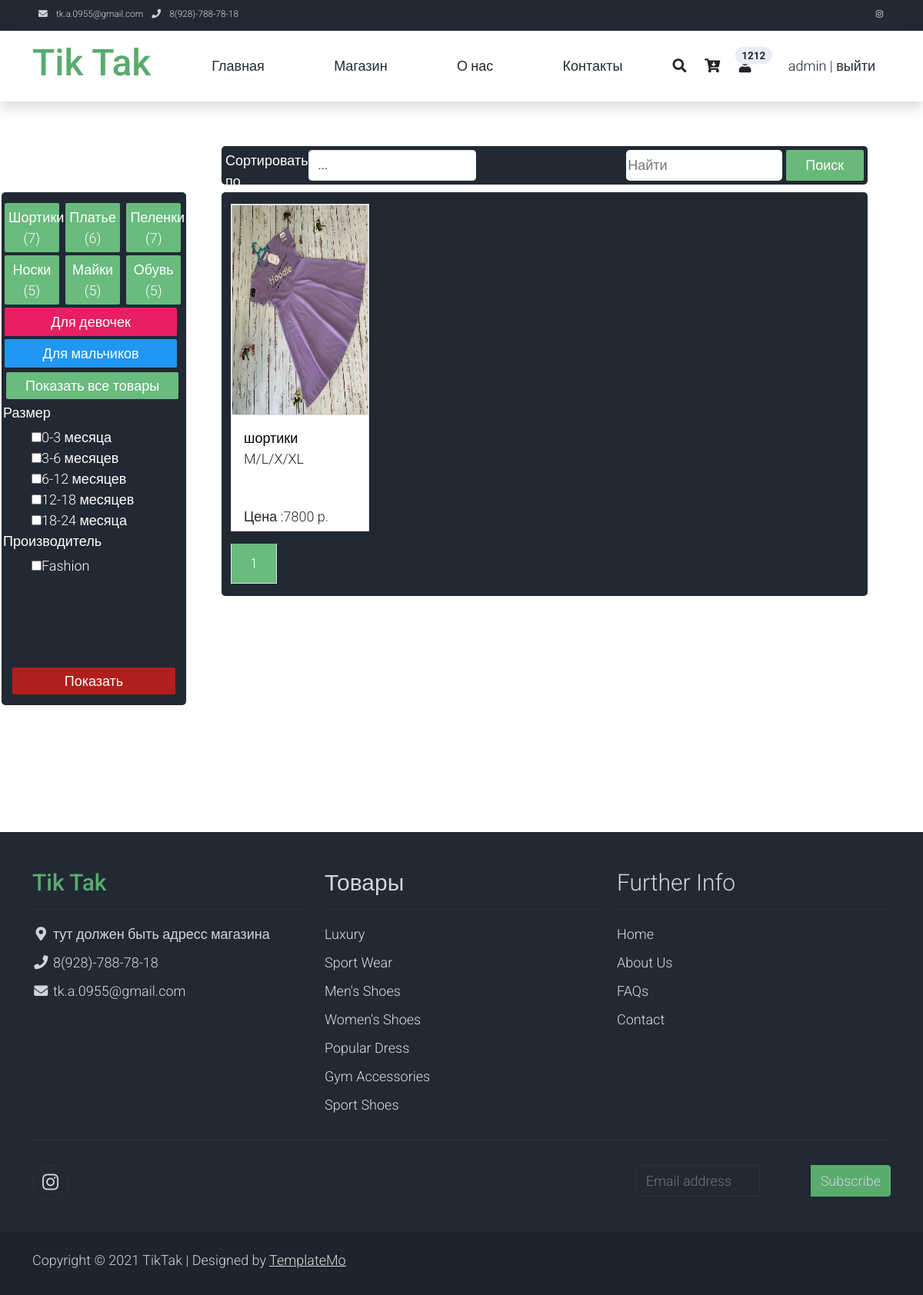
/Shop/ (signed in), run on the app's committed database.
### TikTak/models.py (models this page shows, shortened)
class Product(models.Model):
    ID_Product = models.AutoField(primary_key=True)
    Product_name = models.CharField(max_length=200)
    product_description = models.CharField(max_length=500)
    Product_price = models.IntegerField()
    Product_color = models.CharField(max_length=20)
    Product_brand = models.CharField(max_length=100, default=None)
    Product_characteristics = models.CharField(max_length=1000)
    Choises = (
                ('0-3 месяца', '0-3'),
                ('3-6 месяцев', '3-6'),
                ('6-12 месяцев', '6-12'),
                ('12-18 месяцев', '12-18'),
                ('18-24 месяца', '18-24'),
                ('2 года', '2-y'),
                ('3 года', '3-y'),
                ('4 года', '4-y'),
                ('5 лет', '5-y'),
                ('6 лет', '6-y'),
                ('7 лет', '7-y'),
                ('8 лет', '8-y'),
                ('9 лет', '9-y'),
                ('10 лет', '10-y'),
                ('11 лет', '11-y'),
                ('12 лет', '12-y'),
                ('13 лет', '13-y'),
                ('14 лет (XS)', '14-y'),
                ('16 лет (S)', '16-y'),
                ('18 лет (M)', '18-y'),)
    Product_size = MultiSelectField(choices=Choises)
    P_Categorys = [
        ('Шортики', 'Shorts'),
        ('Платье', 'Dress'),
        ('Пеленки', 'Deaper'),
        ('Носки', 'Socks'),
        ('Майки', 'T-Shirts'),
        ('Обувь', 'shoes'),
    ]
    Product_Category = models.CharField(
        max_length=7,
        choices=P_Categorys,
        default='None',
    )
    for_which_gender = models.CharField(
        max_length=15,
        choices=[
            ('Для мальчиков', 'Boys'),
            ('Для девочек', 'Girls'),
        ],
        default=None,
    )
    def get_first_image(self):
        try:
            first_image = self.images.first().image
        except AttributeError:
            first_image = self
        return first_image

class ImageGallery(models.Model):
    product = models.ForeignKey(Product, on_delete=models.CASCADE, related_name='images')
    image = models.ImageField(upload_to='TikTak/static/img')

### TikTak/views.py (the view, shortened to what this page needs)
# urls.py: path('Shop/', ProductView.shop_view, name='Shop'),
    def shop_view(self):
        product = Product.objects.all()
        Paginator = paginator.Paginator(product, 20)
        page_number = self.GET.get('page')
        page_obj = Paginator.get_page(page_number)
        return render(self, 'TikTak/shop.html', {
            'product': product,
            'page_obj': page_obj,
            'Categorys': Product.P_Categorys,
            'Manufactures': get_a_list_without_dublicate('Product_brand'),
            'Size_list': Product.Choises,
        })

### TikTak/models.py (called while the page is built)
def get_a_list_without_dublicate(f):
    returned_list = []
    for product in Product.objects.all():
        a = (product.__getattribute__(f))
        returned_list.append(a)
    return set(returned_list)

### TikTak/templates/TikTak/shop.html (shortened to what this page needs)
<!DOCTYPE html>
{% load static %}
<html lang="ru">
<head>
    <link rel="stylesheet" href="{% static 'TikTak/css/bootstrap.min.css' %}">
    <link rel="stylesheet" href="{% static 'TikTak/css/templatemo.css' %}">
    <link rel="stylesheet" href="{% static 'TikTak/css/templatemo.min.css' %}">
    <link rel="stylesheet" href="{% static 'TikTak/css/custom.css' %}">
    <link rel="stylesheet" href="{% static 'TikTak/css/fontawesome.min.css' %}">
</head>
<body>
    {% include "./header.html" %}
    <div class=" py-5 middle-shop-block ">
        <form searching_and_sorting_top_block>
                    <div class="sorted_to_block d-flex">
                    <span class="form-control-span">Сортировать по</span>
                    <select class="form-control" name="fuck">
                        <option>...</option>
                    </select>
                    <div class="Shop_search_block">
                        <input type="text" name="Shop_search_input" placeholder="Найти">
                        <input type="submit" name="Shop_search_submit" value="Поиск">
                    </div>
            </div>
        </form>
         <div class="categorys_block_shop">
             <form class="OrderBy_form" method="get" action="{% url 'Shop' %}">
                {% for key, value in Categorys%}
                    <label class="OrderBy_form_checkbox fuck">
                        <input type="checkbox" name="orderby" value="{{key}}" ><span>{{key}}  ({{key|length}})</span>
                    </label>
                {% endfor %}
                <label  class="OrderBy_form_checkbox" id="ForGirlsBgColor">
                        <input class="Cat_for_Girls" type="checkbox" name="gender_orderby" value="Для девочек" ><span>Для девочек</span></label>
                <label  class="OrderBy_form_checkbox " id="ForBoysBgColor" >
                        <input type="checkbox" name="gender_orderby" value="Для мальчиков" ><span>Для мальчиков</span></label>
                <a style="width:95%; margin: 4px ;" class="text-center" href="/All_products" >Показать все товары</a>
                <div class="Sorted_lists_div">
                    <span >Размер</span>
                    <div class="list-with-manufacturer">
                        <ul>
                            {% for key,value in Size_list%}
                                <label><input type="checkbox" name="size_to_sort" value="{{key}}">{{key}}</label>
                            {% endfor %}
                        </ul>
                    </div>
                </div>
                <div class="Sorted_lists_div">
                    <span >Производитель</span>
                    <div class="list-with-manufacturer">
                        <ul>
                            {% for M in Manufactures%}
                            <label><input type="checkbox" name="manufacture_to_sorted" value="{{M}}" >{{M}}</label>
                            {% endfor %}
                        </ul>
                    </div>
                </div>
                <input type="submit" class="EnterFilteringShopListBtn" value="Показать">
             </form>
        </div>
        <div class="row Products_list_block">
                <div class="row Products_list_block_2" >
                {% if page_obj%}
                    {% for Product in page_obj %}
                        <div class="col-md-3 product_list_item_block">
                            <div class="card mb-3 product-wap  rounded-0">
                                <div class="card rounded-1">
                                    <img class="card-img Product-image_sizing rounded-0 img-fluid" src="{{Product.get_first_image.url}}">
                                </div>
                                <div class="card-body">
                                    <a href="/{{Product.ID_Product}}/" class="h3 text-decoration-none">{{Product.Product_name}}</a>
                                    <ul class="w-100 list-unstyled d-flex justify-content-between mb-0">
                                        <li>M/L/X/XL</li>
                                    </ul>
                                    <p class="text-center mb-0 price">Цена :{{Product.Product_price}} p.</p>
                                </div>
                            </div>
                        </div>
                    {% endfor %}
                {% else %}
                         <div ">
                            <h1 style="width: 100%; color: white; text-align: center;">Ничего не найдено!</h1>
                        </div>
                {% endif %}
            </div>
           <div div="row">
                    <div class="pagination">
                    <ul class="pagination pagination-lg justify-content-end">
                            <a class="Product_Page_Numeration active  page-link   rounded-0 mr-3 shadow-sm border-top-0 border-left-0" href="#" tabindex="-1">
                                {{page_obj.number}}
                            </a>
                    </ul>
                </div>
           </div>
        </div>
    </div>
    {% include './Footer.html'%}
</body>
</html>

### TikTak/templates/TikTak/header.html (shortened to what this page needs)
    <nav class="navbar navbar-expand-lg bg-dark navbar-light d-none d-lg-block" id="templatemo_nav_top">
        <div class="container text-light">
            <div class="w-100 d-flex justify-content-between">
                <div>
                    <i class="fa fa-envelope mx-2"></i>
                    <a class="navbar-sm-brand text-light text-decoration-none" href="mailto:info@company.com">tk.a.0955@gmail.com</a>
                    <i class="fa fa-phone mx-2"></i>
                    <a class="navbar-sm-brand text-light text-decoration-none" href="tel:010-020-0340">8(928)-788-78-18</a>
                </div>
                <div>
                    <a class="text-light" href="https://www.instagram.com/" target="_blank"><i class="fab fa-instagram fa-sm fa-fw me-2"></i></a>
                </div>
            </div>
        </div>
    </nav>
<div>
        <nav class="navbar navbar-expand-lg navbar-light shadow">
            <div class="container d-flex justify-content-between align-items-center">
                <a class="navbar-brand text-success logo h1 align-self-center" href="{% url 'index' %}">
                    Tik Tak
                </a>
                <div class="align-self-center collapse navbar-collapse flex-fill  d-lg-flex justify-content-lg-between" id="templatemo_main_nav">
                    <div class="flex-fill">
                        <ul class="nav navbar-nav d-flex justify-content-between mx-lg-auto">
                            <li class="nav-item">
                                <a class="nav-link" href="{% url 'index' %}">Главная</a>
                            </li>
                            <li class="nav-item">
                                <a class="nav-link" href="{% url 'Shop' %}">Магазин</a>
                            </li>
                            <li class="nav-item">
                                <a class="nav-link" href="about.html">О нас</a>
                            </li>
                            <li class="nav-item">
                                <a class="nav-link" href="contact.html">Контакты</a>
                            </li>
                        </ul>
                    </div>
                    <div class="navbar align-self-center d-flex">
                        <a class="nav-icon d-none d-lg-inline" href="#" data-bs-toggle="modal" data-bs-target="#templatemo_search">
                            <i class="fa fa-fw fa-search text-dark mr-2"></i>
                        </a>
                        {% if user.is_authenticated %}
                        <a class="nav-icon position-relative text-decoration-none" href="{% url 'cart_detail' %}">
                            <i class="fa fa-fw fa-cart-arrow-down text-dark mr-1"></i>
                        </a>
                            <a class="nav-icon position-relative text-decoration-none" href="{% url 'register' %}">
                                <i class="fa fa-fw fa-user text-dark mr-3"></i>
                                <span class="position-absolute top-0 left-100 translate-middle badge rounded-pill bg-light text-dark">1212 </span>
                            </a>
                            <a class="nav-icon top_navbar_username position-relative text-decoration-none" href="{% url 'logout' %}">{{ user.username}} | выйти </a>
                        {% else %}
                            <a href="{%url 'login'%}">Войти</a>
                             |
                            <a href="{%url 'register'%}">Зарегистрироваться</a>
                        {% endif %}
                    </div>
                </div>
            </div>
        </nav>
 </div>

### TikTak/static/TikTak/css/templatemo.css (style rules this page uses)
body, ul, li, p, a, label, input, div { font-family: 'Roboto', sans-serif; font-size: 18px !important; font-weight: 300 !important; }
.h1 { font-family: 'Roboto', sans-serif; font-size: 48px !important; font-weight: 200 !important; }
.h3 { font-family: 'Roboto', sans-serif; font-size: 22px !important; }
.top_navbar_username { margin-left:25px; }
.middle-shop-block { min-height:950px; }
.logo { font-weight: 500 !important; }
.text-success { color: #59ab6e !important; }
.text-light { color: #cfd6e1 !important; }
.bg-dark { background-color: #212934 !important; }
.bg-light { background-color: #e9eef5 !important; }
.pagination .page-link:hover, .pagination .page-link.active { background-color: #59ab6e; color: #fff; }
.EnterFilteringShopListBtn { width:90%; height:8%; position:relative; border:none; color:white; background-color:#b11e1e; padding:4px; border-radius:2px; margin:5%; }
#ForGirlsBgColor { background:#e91e63; width:95%; }
#ForBoysBgColor { background:#2196f3; width:95%; }
.Products_list_block { width:70%; background-color:#212934; border-radius:5px; display:inline-block; padding-top:15px; position:relative; left:25%; }
.OrderBy_form_checkbox { width:30%; background-color:#69BB7E; color:white; border-radius:2px; padding:5px; margin:2px; text-align: center; }
.Shop_search_block { width: 100%; float: right; text-align: right; }
.Shop_search_block input[type=text] { width: 60%; height: 100%; border-radius: 5px; border: none; color: black; }
.Shop_search_block input[type=submit] { width: 30%; height: 100%; border-radius: 2px; border: none; background-color: #69BA7A; color: white; }
.form-control { width: 60%; margin-right: 20%; }
.sorted_to_block { color:white; height: 50px; background-color: #212934; border-radius: 5px; padding: 5px; right: 5%; width: 70%; margin: 10px; float: right; margin-right: 6%; }
.sorted_to_block span { width: 30%; margin: auto; color: white; }
.categorys_block_shop { width:20%; padding-top:10px; position:relative; display:inline-block; left:2px; background-color:#212934; border:2px solid #212934; border-radius:5px; margin-bottom:25px; position:absolute; }
.categorys_block_shop form { height:100%; }
.categorys_block_shop a { text-decoration:none; color:white; background-color:#69BB7E; padding:4px; border-radius:2px; margin:2px; display:inline-block; }
.Sorted_lists_div span { color:white; font-weight:500; }
.list-with-manufacturer { color: white; overflow: auto; width: 100%; padding: 5px; background-color: #212934; height: 140px; }
.list-with-manufacturer label { width: 100%; }
#templatemo_nav_top { min-height: 40px; }
#templatemo_nav_top * { font-size: .9em !important; }
#templatemo_main_nav a { color: #212934; }
#templatemo_main_nav .navbar .nav-icon { margin-right: 20px; }
.product-wap { box-shadow: 0px 5px 10px 0px rgba(0, 0, 0, 0.10); }
.price { position: absolute; bottom: 5px; }
.card-body { height:150px; }
.card.product-wap a { color: #000; }
.product-wap .h3, .product-wap li, .product-wap i, .product-wap p { font-size: 12px !important; }
@media (min-width: 576px) { .Product-image_sizing { width: 100%; } }
@media (min-width: 768px) { #templatemo_main_nav .navbar-nav { max-width: 450px; } }
@media (min-width: 768px) { .Product-image_sizing { height: 15rem; } }
@media (min-width: 992px) { #templatemo_main_nav .navbar-nav { max-width: 550px; } }
@media (min-width: 992px) { .product-wap .h3, .product-wap li, .product-wap i, .product-wap p { font-size: 18px !important; } }
@media (min-width: 992px) { .Product-image_sizing { height: 17rem; } }
@media (min-width: 1200px) { .Product-image_sizing { height: 17rem; } }

### data on the page
Product: Manufactures "Fashion", get_first_image (picture), Product_name "шортики", Product_price "7800"

### other printed values
{{ user.username }} "admin"
{{ key }} "Шортики" "Платье" "Пеленки" "Носки" "Майки" "Обувь"
{{ key|length }} "7" "6" "7" "5" "5" "5"
{{ key }} "0-3 месяца" "3-6 месяцев" "6-12 месяцев" "12-18 месяцев" "18-24 месяца"
{{ page_obj.number }} "1"
